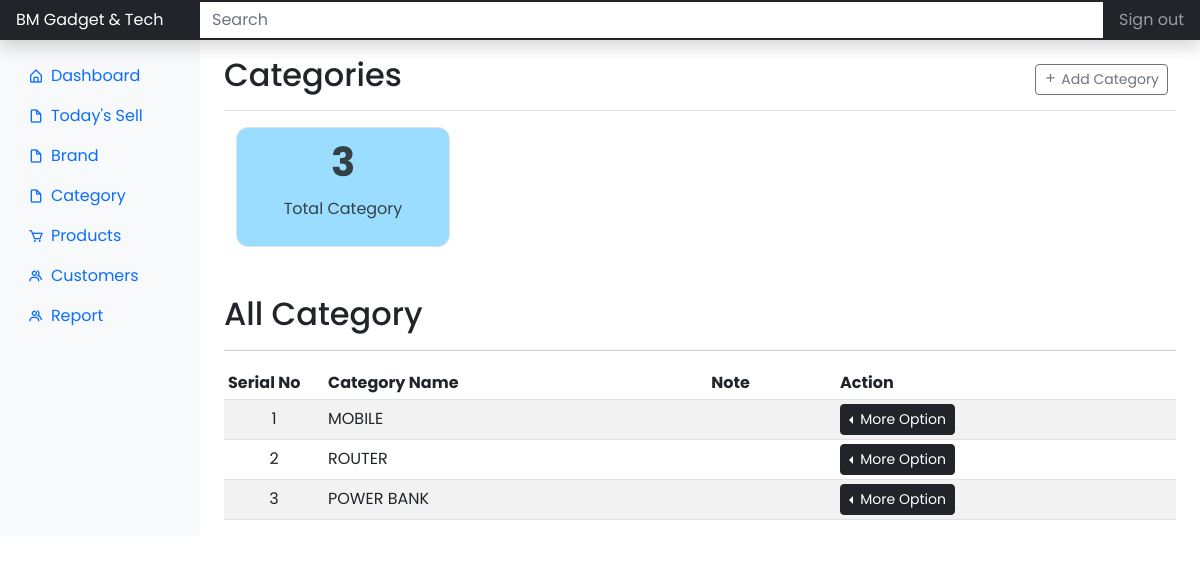
/dashboard/category/ (signed in), run on an earlier commit of the app's database.
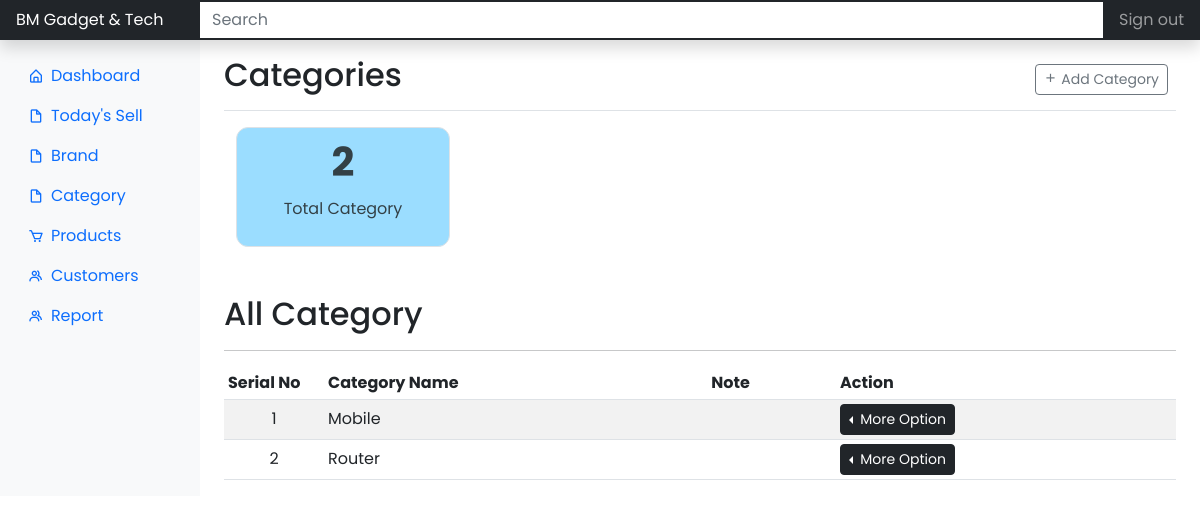
And on a later commit of the database.
### app/models.py (models this page shows)
class Categories(db.Model):
    id = db.Column(db.Integer, primary_key=True)
    name = db.Column(db.String(30), nullable=False, unique=True)
    note = db.Column(db.String())

### app/dashboard/views.py (the view)
@dashboard.route('/dashboard/category/', methods=['GET', 'POST'])
@login_required
def category():
    categories = Categories.query.all()
    form = AddCategoryForm()
    if form.validate_on_submit():
        category = Categories(name=form.category_name.data, note=form.category_note.data)
        db.session.add(category)
        db.session.commit()
        flash(f'Category "{form.category_name.data}" added successfully ✅', 'success')
        return redirect(url_for('dashboard.category'))
    return render_template('dashboard/category.html', title='Category', form=form, categories=categories)

### app/dashboard/forms.py
class AddCategoryForm(FlaskForm):
    category_name = StringField(
        'Category Name',
        validators=[DataRequired()]
    )
    category_note = TextAreaField('Note (Optional)')
    submit = SubmitField('Save')

### app/models.py (called while the page is built)
@login_manager.user_loader
def load_user(user_id):
    return Users.query.get(int(user_id))

### app/templates/dashboard/category.html (shortened to what this page needs)
{% extends 'layouts/root-dashboard.html' %}
{% block body %}
<header class="navbar navbar-dark sticky-top bg-dark flex-md-nowrap p-0 shadow">
	<a class="navbar-brand col-md-3 col-lg-2 me-0 px-3 fs-6" href="#">
		BM Gadget & Tech
	</a>
	<input class="form-control form-control-dark w-100 rounded-0 border-0" type="text" placeholder="Search"
		aria-label="Search" />
	<div class="navbar-nav">
		<div class="nav-item text-nowrap">
			<a class="nav-link px-3" href="#">Sign out </a>
		</div>
	</div>
</header>
<div class="container-fluid">
	<div class="row">
		{% include 'helpers/_dashboard_side_nav.html' %}
		<main class="col-md-9 ms-sm-auto col-lg-10 px-md-4">
			<div
				class="d-flex justify-content-between flex-wrap flex-md-nowrap align-items-center pt-3 pb-2 mb-3 border-bottom">
				<h1 class="h2">Categories</h1>
				<div class="btn-toolbar mb-2 mb-md-0">
					<div class="btn-group me-2">
						<button type="button" class="btn btn-sm btn-outline-secondary" data-bs-toggle="modal"
							data-bs-target="#categoryModal">
							<i class="bx bx-plus"></i>
							Add Category
						</button>
					</div>
				</div>
			</div>
			<div class="container">
				<div class="row gap-2 mb-5">
					<div class="col-lg-3">
						<div class="border summery__box bg__anakiwa p-2">
							<h3 class="summery__box-title fs-1 fw-bolder">
								{{ categories|length }}
							</h3>
							<p class="summery__subtitle">Total Category</p>
						</div>
					</div>
				</div>
			</div>
			<h2>All Category</h2>
			<hr />
			{% if categories %}
			<div class="table-responsive">
				<table class="table table-striped table-sm">
					<thead>
						<tr>
							<th scope="col" width="100">Serial No</th>
							<th scope="col">Category Name</th>
							<th scope="col">Note</th>
							<th scope="col">Action</th>
						</tr>
					</thead>
					<tbody>
						{% for category in categories %}
						<tr class="align-middle">
							<td class="text-center counters">{{ category.id }}</td>
							<td>{{ category.name }}</td>
							<td>{{ category.note }}</td>
							<td>
								<div class="btn-group dropstart">
									<button type="button" class="btn btn-dark btn-sm dropdown-toggle"
										data-bs-toggle="dropdown" aria-expanded="false">
										More Option
									</button>
								</div>
							</td>
						</tr>
						{% endfor %}
					</tbody>
				</table>
			</div>
			{% endif %}
		</main>
	</div>
</div>
{% endblock %}

### app/templates/layouts/root-dashboard.html (shortened to what this page needs)
<!DOCTYPE html>
<html lang="en">
<head>
    <link href='https://unpkg.com/boxicons@2.1.2/css/boxicons.min.css' rel='stylesheet'>
    <link href="https://cdn.jsdelivr.net/npm/bootstrap@5.2.0/dist/css/bootstrap.min.css" rel="stylesheet">
    <link rel="stylesheet" href="{{ url_for('static', filename='css/customize.css') }}">
  </head>
</head>
<body>
    {% block body %}
    {% endblock %}
</body>
</html>

### app/templates/helpers/_dashboard_side_nav.html
<nav
	id="sidebarMenu"
	class="col-md-3 col-lg-2 d-md-block bg-light sidebar collapse"
>
	<div class="position-sticky pt-3 sidebar-sticky">
		<ul class="nav flex-column">
			<li class="nav-item">
				<a
					class="nav-link active nav__icon"
					aria-current="page"
					href="{{ url_for('dashboard.admin_dashboard') }}"
				>
					<i class="bx bx-home-alt"></i>
					Dashboard
				</a>
			</li>
			<li class="nav-item">
				<a
					class="nav-link nav__icon"
					href="{{ url_for('dashboard.todaysell') }}"
				>
					<i class="bx bx-file-blank"></i>
					Today's Sell
				</a>
			</li>
			<li class="nav-item">
				<a
					class="nav-link nav__icon"
					href="{{ url_for('dashboard.brand') }}"
				>
					<i class="bx bx-file-blank"></i>
					Brand
				</a>
			</li>
			<li class="nav-item">
				<a
					class="nav-link nav__icon"
					href="{{ url_for('dashboard.category') }}"
				>
					<i class="bx bx-file-blank"></i>
					Category
				</a>
			</li>
			<li class="nav-item">
				<a
					class="nav-link nav__icon"
					href="{{ url_for('dashboard.products') }}"
				>
					<i class="bx bx-cart"></i>
					Products
				</a>
			</li>
			<li class="nav-item">
				<a
					class="nav-link nav__icon"
					href="{{ url_for('dashboard.customer') }}"
				>
					<i class="bx bx-group"></i>
					Customers
				</a>
			</li>
			<li class="nav-item">
				<a
					class="nav-link nav__icon"
					href="{{ url_for('dashboard.report') }}"
				>
					<i class="bx bx-group"></i>
					Report
				</a>
			</li>
		</ul>
	</div>
</nav>

### app/static/css/customize.css (style rules this page uses)
body { font-family: "Poppins", sans-serif; }
.nav__icon { display: flex; align-items: center; }
.nav__icon i { margin-right: 0.43rem; }
.bg__anakiwa { background-color: #9bddff; color: #334046; }
.summery__box { width: 100%; height: 120px; display: grid; place-items: center; border-radius: 0.75rem; }
.bg__anakiwa .summery__box-title, .bg__anakiwa .summery__subtitle { color: #334046; }

What changed in the data, as far as the page shows it:
removed Categories: id "3", name "POWER BANK"
changed Categories id 1: name "MOBILE" → "Mobile"
changed Categories id 2: name "ROUTER" → "Router"
Also different on the page:
{{ categories|length }}: "3" → "2"
